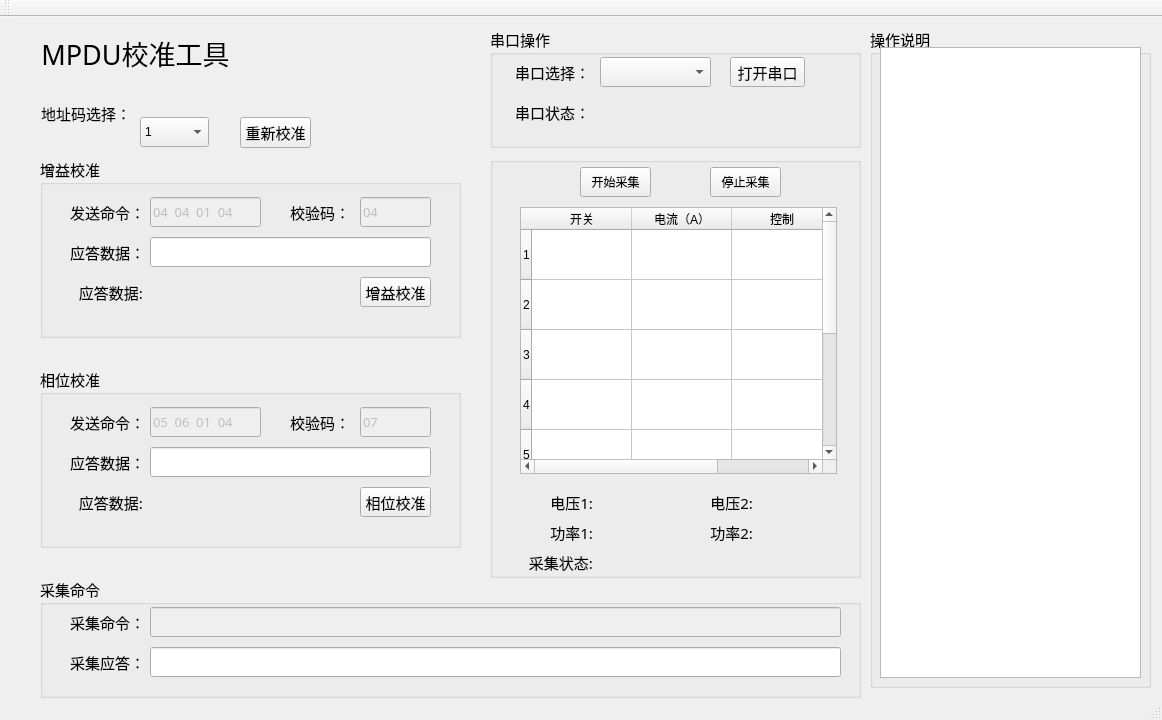
<?xml version="1.0" encoding="UTF-8"?>
<ui version="4.0">
 <class>MainWindow</class>
 <widget class="QMainWindow" name="MainWindow">
  <property name="enabled">
   <bool>true</bool>
  </property>
  <property name="geometry">
   <rect>
    <x>0</x>
    <y>0</y>
    <width>1162</width>
    <height>720</height>
   </rect>
  </property>
  <property name="minimumSize">
   <size>
    <width>1162</width>
    <height>720</height>
   </size>
  </property>
  <property name="maximumSize">
   <size>
    <width>1162</width>
    <height>720</height>
   </size>
  </property>
  <property name="windowTitle">
   <string>MainWindow</string>
  </property>
  <widget class="QWidget" name="centralWidget">
   <widget class="QLabel" name="titlelabel">
    <property name="geometry">
     <rect>
      <x>20</x>
      <y>10</y>
      <width>231</width>
      <height>51</height>
     </rect>
    </property>
    <property name="font">
     <font>
      <family>微软雅黑</family>
      <pointsize>20</pointsize>
     </font>
    </property>
    <property name="text">
     <string>MPDU校准工具</string>
    </property>
    <property name="alignment">
     <set>Qt::AlignCenter</set>
    </property>
   </widget>
   <widget class="QLabel" name="label_6">
    <property name="geometry">
     <rect>
      <x>40</x>
      <y>79</y>
      <width>91</width>
      <height>35</height>
     </rect>
    </property>
    <property name="font">
     <font>
      <family>等线</family>
      <pointsize>11</pointsize>
     </font>
    </property>
    <property name="text">
     <string>地址码选择：</string>
    </property>
    <property name="alignment">
     <set>Qt::AlignRight|Qt::AlignTrailing|Qt::AlignVCenter</set>
    </property>
   </widget>
   <widget class="QComboBox" name="comboBox_2">
    <property name="geometry">
     <rect>
      <x>140</x>
      <y>100</y>
      <width>69</width>
      <height>30</height>
     </rect>
    </property>
    <item>
     <property name="text">
      <string>1</string>
     </property>
    </item>
    <item>
     <property name="text">
      <string>2</string>
     </property>
    </item>
    <item>
     <property name="text">
      <string>3</string>
     </property>
    </item>
    <item>
     <property name="text">
      <string>4</string>
     </property>
    </item>
   </widget>
   <widget class="QGroupBox" name="groupBox">
    <property name="geometry">
     <rect>
      <x>40</x>
      <y>140</y>
      <width>421</width>
      <height>181</height>
     </rect>
    </property>
    <property name="font">
     <font>
      <family>宋体</family>
      <pointsize>11</pointsize>
     </font>
    </property>
    <property name="title">
     <string>增益校准</string>
    </property>
    <widget class="QLabel" name="label_7">
     <property name="geometry">
      <rect>
       <x>30</x>
       <y>40</y>
       <width>73</width>
       <height>30</height>
      </rect>
     </property>
     <property name="font">
      <font>
       <family>幼圆</family>
       <pointsize>11</pointsize>
      </font>
     </property>
     <property name="text">
      <string>发送命令：</string>
     </property>
    </widget>
    <widget class="QLineEdit" name="lineEdit_2">
     <property name="enabled">
      <bool>false</bool>
     </property>
     <property name="geometry">
      <rect>
       <x>110</x>
       <y>40</y>
       <width>111</width>
       <height>30</height>
      </rect>
     </property>
     <property name="font">
      <font>
       <family>仿宋</family>
       <pointsize>10</pointsize>
      </font>
     </property>
     <property name="text">
      <string>04  04  01  04</string>
     </property>
    </widget>
    <widget class="QLineEdit" name="lineEdit_3">
     <property name="enabled">
      <bool>false</bool>
     </property>
     <property name="geometry">
      <rect>
       <x>320</x>
       <y>40</y>
       <width>71</width>
       <height>30</height>
      </rect>
     </property>
     <property name="font">
      <font>
       <family>仿宋</family>
       <pointsize>10</pointsize>
      </font>
     </property>
     <property name="text">
      <string>04</string>
     </property>
    </widget>
    <widget class="QLabel" name="label_8">
     <property name="geometry">
      <rect>
       <x>250</x>
       <y>40</y>
       <width>54</width>
       <height>30</height>
      </rect>
     </property>
     <property name="font">
      <font>
       <family>幼圆</family>
       <pointsize>11</pointsize>
      </font>
     </property>
     <property name="text">
      <string>校验码：</string>
     </property>
    </widget>
    <widget class="QLineEdit" name="lineEdit_4">
     <property name="geometry">
      <rect>
       <x>110</x>
       <y>80</y>
       <width>281</width>
       <height>30</height>
      </rect>
     </property>
    </widget>
    <widget class="QLabel" name="label_9">
     <property name="geometry">
      <rect>
       <x>30</x>
       <y>80</y>
       <width>73</width>
       <height>30</height>
      </rect>
     </property>
     <property name="font">
      <font>
       <family>幼圆</family>
       <pointsize>11</pointsize>
      </font>
     </property>
     <property name="text">
      <string>应答数据：</string>
     </property>
    </widget>
    <widget class="QLabel" name="label_10">
     <property name="geometry">
      <rect>
       <x>30</x>
       <y>120</y>
       <width>73</width>
       <height>30</height>
      </rect>
     </property>
     <property name="font">
      <font>
       <family>幼圆</family>
       <pointsize>11</pointsize>
      </font>
     </property>
     <property name="text">
      <string>应答数据:</string>
     </property>
     <property name="alignment">
      <set>Qt::AlignRight|Qt::AlignTrailing|Qt::AlignVCenter</set>
     </property>
    </widget>
    <widget class="QLabel" name="label_11">
     <property name="geometry">
      <rect>
       <x>110</x>
       <y>120</y>
       <width>51</width>
       <height>30</height>
      </rect>
     </property>
     <property name="font">
      <font>
       <family>仿宋</family>
       <pointsize>11</pointsize>
       <weight>75</weight>
       <bold>true</bold>
      </font>
     </property>
     <property name="styleSheet">
      <string notr="true"/>
     </property>
     <property name="text">
      <string/>
     </property>
     <property name="alignment">
      <set>Qt::AlignCenter</set>
     </property>
    </widget>
    <widget class="QPushButton" name="pushButton_3">
     <property name="geometry">
      <rect>
       <x>320</x>
       <y>120</y>
       <width>71</width>
       <height>30</height>
      </rect>
     </property>
     <property name="text">
      <string>增益校准</string>
     </property>
    </widget>
   </widget>
   <widget class="QGroupBox" name="groupBox_2">
    <property name="geometry">
     <rect>
      <x>40</x>
      <y>350</y>
      <width>421</width>
      <height>181</height>
     </rect>
    </property>
    <property name="font">
     <font>
      <family>宋体</family>
      <pointsize>11</pointsize>
     </font>
    </property>
    <property name="title">
     <string>相位校准</string>
    </property>
    <widget class="QLabel" name="label_12">
     <property name="geometry">
      <rect>
       <x>30</x>
       <y>40</y>
       <width>73</width>
       <height>30</height>
      </rect>
     </property>
     <property name="font">
      <font>
       <family>幼圆</family>
       <pointsize>11</pointsize>
      </font>
     </property>
     <property name="text">
      <string>发送命令：</string>
     </property>
    </widget>
    <widget class="QLineEdit" name="lineEdit_5">
     <property name="enabled">
      <bool>false</bool>
     </property>
     <property name="geometry">
      <rect>
       <x>110</x>
       <y>40</y>
       <width>111</width>
       <height>30</height>
      </rect>
     </property>
     <property name="font">
      <font>
       <family>仿宋</family>
       <pointsize>10</pointsize>
      </font>
     </property>
     <property name="text">
      <string>05  06  01  04</string>
     </property>
    </widget>
    <widget class="QLineEdit" name="lineEdit_6">
     <property name="enabled">
      <bool>false</bool>
     </property>
     <property name="geometry">
      <rect>
       <x>320</x>
       <y>40</y>
       <width>71</width>
       <height>30</height>
      </rect>
     </property>
     <property name="font">
      <font>
       <family>仿宋</family>
       <pointsize>10</pointsize>
      </font>
     </property>
     <property name="text">
      <string>07</string>
     </property>
    </widget>
    <widget class="QLabel" name="label_13">
     <property name="geometry">
      <rect>
       <x>250</x>
       <y>40</y>
       <width>54</width>
       <height>30</height>
      </rect>
     </property>
     <property name="font">
      <font>
       <family>幼圆</family>
       <pointsize>11</pointsize>
      </font>
     </property>
     <property name="text">
      <string>校验码：</string>
     </property>
    </widget>
    <widget class="QLineEdit" name="lineEdit_7">
     <property name="geometry">
      <rect>
       <x>110</x>
       <y>80</y>
       <width>281</width>
       <height>30</height>
      </rect>
     </property>
    </widget>
    <widget class="QLabel" name="label_14">
     <property name="geometry">
      <rect>
       <x>30</x>
       <y>80</y>
       <width>73</width>
       <height>30</height>
      </rect>
     </property>
     <property name="font">
      <font>
       <family>幼圆</family>
       <pointsize>11</pointsize>
      </font>
     </property>
     <property name="text">
      <string>应答数据：</string>
     </property>
    </widget>
    <widget class="QLabel" name="label_15">
     <property name="geometry">
      <rect>
       <x>30</x>
       <y>120</y>
       <width>73</width>
       <height>30</height>
      </rect>
     </property>
     <property name="font">
      <font>
       <family>幼圆</family>
       <pointsize>11</pointsize>
      </font>
     </property>
     <property name="text">
      <string>应答数据:</string>
     </property>
     <property name="alignment">
      <set>Qt::AlignRight|Qt::AlignTrailing|Qt::AlignVCenter</set>
     </property>
    </widget>
    <widget class="QLabel" name="label_16">
     <property name="geometry">
      <rect>
       <x>110</x>
       <y>120</y>
       <width>51</width>
       <height>30</height>
      </rect>
     </property>
     <property name="font">
      <font>
       <family>仿宋</family>
       <pointsize>11</pointsize>
       <weight>75</weight>
       <bold>true</bold>
      </font>
     </property>
     <property name="text">
      <string/>
     </property>
     <property name="alignment">
      <set>Qt::AlignCenter</set>
     </property>
    </widget>
    <widget class="QPushButton" name="pushButton_4">
     <property name="geometry">
      <rect>
       <x>320</x>
       <y>120</y>
       <width>71</width>
       <height>30</height>
      </rect>
     </property>
     <property name="text">
      <string>相位校准</string>
     </property>
    </widget>
   </widget>
   <widget class="QGroupBox" name="groupBox_3">
    <property name="geometry">
     <rect>
      <x>40</x>
      <y>560</y>
      <width>821</width>
      <height>121</height>
     </rect>
    </property>
    <property name="font">
     <font>
      <family>宋体</family>
      <pointsize>11</pointsize>
     </font>
    </property>
    <property name="title">
     <string>采集命令</string>
    </property>
    <widget class="QLabel" name="label_17">
     <property name="geometry">
      <rect>
       <x>30</x>
       <y>30</y>
       <width>73</width>
       <height>30</height>
      </rect>
     </property>
     <property name="font">
      <font>
       <family>幼圆</family>
       <pointsize>11</pointsize>
      </font>
     </property>
     <property name="text">
      <string>采集命令：</string>
     </property>
    </widget>
    <widget class="QLineEdit" name="lineEdit_8">
     <property name="enabled">
      <bool>false</bool>
     </property>
     <property name="geometry">
      <rect>
       <x>110</x>
       <y>30</y>
       <width>691</width>
       <height>30</height>
      </rect>
     </property>
     <property name="font">
      <font>
       <family>仿宋</family>
       <pointsize>10</pointsize>
       <weight>75</weight>
       <bold>true</bold>
      </font>
     </property>
     <property name="text">
      <string/>
     </property>
    </widget>
    <widget class="QLineEdit" name="lineEdit_10">
     <property name="geometry">
      <rect>
       <x>110</x>
       <y>70</y>
       <width>691</width>
       <height>30</height>
      </rect>
     </property>
    </widget>
    <widget class="QLabel" name="label_19">
     <property name="geometry">
      <rect>
       <x>30</x>
       <y>70</y>
       <width>73</width>
       <height>30</height>
      </rect>
     </property>
     <property name="font">
      <font>
       <family>幼圆</family>
       <pointsize>11</pointsize>
      </font>
     </property>
     <property name="text">
      <string>采集应答：</string>
     </property>
    </widget>
    <zorder>label_17</zorder>
    <zorder>lineEdit_8</zorder>
    <zorder>lineEdit_10</zorder>
    <zorder>label_19</zorder>
    <zorder>lineEdit_11</zorder>
    <zorder>lineEdit_11</zorder>
   </widget>
   <widget class="QGroupBox" name="groupBox_4">
    <property name="geometry">
     <rect>
      <x>490</x>
      <y>10</y>
      <width>371</width>
      <height>121</height>
     </rect>
    </property>
    <property name="font">
     <font>
      <family>宋体</family>
      <pointsize>11</pointsize>
     </font>
    </property>
    <property name="title">
     <string>串口操作</string>
    </property>
    <widget class="QLabel" name="label">
     <property name="geometry">
      <rect>
       <x>0</x>
       <y>30</y>
       <width>100</width>
       <height>30</height>
      </rect>
     </property>
     <property name="font">
      <font>
       <family>幼圆</family>
       <pointsize>11</pointsize>
       <weight>50</weight>
       <bold>false</bold>
      </font>
     </property>
     <property name="text">
      <string>串口选择：</string>
     </property>
     <property name="alignment">
      <set>Qt::AlignRight|Qt::AlignTrailing|Qt::AlignVCenter</set>
     </property>
    </widget>
    <widget class="QComboBox" name="comboBox">
     <property name="geometry">
      <rect>
       <x>110</x>
       <y>30</y>
       <width>111</width>
       <height>30</height>
      </rect>
     </property>
    </widget>
    <widget class="QPushButton" name="pushButton_2">
     <property name="geometry">
      <rect>
       <x>240</x>
       <y>30</y>
       <width>75</width>
       <height>30</height>
      </rect>
     </property>
     <property name="text">
      <string>打开串口</string>
     </property>
    </widget>
    <widget class="QLabel" name="label_3">
     <property name="geometry">
      <rect>
       <x>0</x>
       <y>70</y>
       <width>100</width>
       <height>30</height>
      </rect>
     </property>
     <property name="font">
      <font>
       <family>幼圆</family>
       <pointsize>11</pointsize>
       <weight>50</weight>
       <bold>false</bold>
      </font>
     </property>
     <property name="text">
      <string>串口状态：</string>
     </property>
     <property name="alignment">
      <set>Qt::AlignRight|Qt::AlignTrailing|Qt::AlignVCenter</set>
     </property>
    </widget>
    <widget class="QLabel" name="label_2">
     <property name="geometry">
      <rect>
       <x>110</x>
       <y>70</y>
       <width>111</width>
       <height>30</height>
      </rect>
     </property>
     <property name="styleSheet">
      <string notr="true"/>
     </property>
     <property name="text">
      <string/>
     </property>
    </widget>
   </widget>
   <widget class="QGroupBox" name="groupBox_5">
    <property name="geometry">
     <rect>
      <x>490</x>
      <y>140</y>
      <width>371</width>
      <height>421</height>
     </rect>
    </property>
    <property name="title">
     <string/>
    </property>
    <widget class="QTableWidget" name="tableWidget">
     <property name="geometry">
      <rect>
       <x>30</x>
       <y>50</y>
       <width>317</width>
       <height>267</height>
      </rect>
     </property>
     <attribute name="horizontalHeaderMinimumSectionSize">
      <number>30</number>
     </attribute>
     <attribute name="verticalHeaderMinimumSectionSize">
      <number>50</number>
     </attribute>
     <row>
      <property name="text">
       <string>1</string>
      </property>
     </row>
     <row>
      <property name="text">
       <string>2</string>
      </property>
     </row>
     <row>
      <property name="text">
       <string>3</string>
      </property>
     </row>
     <row>
      <property name="text">
       <string>4</string>
      </property>
     </row>
     <row>
      <property name="text">
       <string>5</string>
      </property>
     </row>
     <row>
      <property name="text">
       <string>6</string>
      </property>
     </row>
     <row>
      <property name="text">
       <string>7</string>
      </property>
     </row>
     <row>
      <property name="text">
       <string>8</string>
      </property>
     </row>
     <column>
      <property name="text">
       <string>开关</string>
      </property>
     </column>
     <column>
      <property name="text">
       <string>电流（A）</string>
      </property>
     </column>
     <column>
      <property name="text">
       <string>控制</string>
      </property>
     </column>
    </widget>
    <widget class="QLabel" name="label_25">
     <property name="geometry">
      <rect>
       <x>270</x>
       <y>360</y>
       <width>54</width>
       <height>30</height>
      </rect>
     </property>
     <property name="font">
      <font>
       <family>仿宋</family>
       <pointsize>11</pointsize>
       <weight>75</weight>
       <bold>true</bold>
      </font>
     </property>
     <property name="text">
      <string/>
     </property>
     <property name="alignment">
      <set>Qt::AlignCenter</set>
     </property>
    </widget>
    <widget class="QLabel" name="label_23">
     <property name="geometry">
      <rect>
       <x>110</x>
       <y>360</y>
       <width>54</width>
       <height>30</height>
      </rect>
     </property>
     <property name="font">
      <font>
       <family>仿宋</family>
       <pointsize>11</pointsize>
       <weight>75</weight>
       <bold>true</bold>
      </font>
     </property>
     <property name="text">
      <string/>
     </property>
     <property name="alignment">
      <set>Qt::AlignCenter</set>
     </property>
    </widget>
    <widget class="QLabel" name="label_27">
     <property name="geometry">
      <rect>
       <x>110</x>
       <y>390</y>
       <width>54</width>
       <height>30</height>
      </rect>
     </property>
     <property name="font">
      <font>
       <family>仿宋</family>
       <pointsize>11</pointsize>
       <weight>75</weight>
       <bold>true</bold>
      </font>
     </property>
     <property name="text">
      <string/>
     </property>
     <property name="alignment">
      <set>Qt::AlignCenter</set>
     </property>
    </widget>
    <widget class="QLabel" name="label_18">
     <property name="geometry">
      <rect>
       <x>110</x>
       <y>330</y>
       <width>54</width>
       <height>30</height>
      </rect>
     </property>
     <property name="font">
      <font>
       <family>仿宋</family>
       <pointsize>11</pointsize>
       <weight>75</weight>
       <bold>true</bold>
      </font>
     </property>
     <property name="text">
      <string/>
     </property>
     <property name="alignment">
      <set>Qt::AlignCenter</set>
     </property>
    </widget>
    <widget class="QLabel" name="label_21">
     <property name="geometry">
      <rect>
       <x>270</x>
       <y>330</y>
       <width>54</width>
       <height>30</height>
      </rect>
     </property>
     <property name="font">
      <font>
       <family>仿宋</family>
       <pointsize>11</pointsize>
       <weight>75</weight>
       <bold>true</bold>
      </font>
     </property>
     <property name="text">
      <string/>
     </property>
     <property name="alignment">
      <set>Qt::AlignCenter</set>
     </property>
    </widget>
    <widget class="QLabel" name="label_20">
     <property name="geometry">
      <rect>
       <x>30</x>
       <y>330</y>
       <width>73</width>
       <height>30</height>
      </rect>
     </property>
     <property name="font">
      <font>
       <family>幼圆</family>
       <pointsize>11</pointsize>
      </font>
     </property>
     <property name="text">
      <string>电压1:</string>
     </property>
     <property name="alignment">
      <set>Qt::AlignRight|Qt::AlignTrailing|Qt::AlignVCenter</set>
     </property>
    </widget>
    <widget class="QLabel" name="label_24">
     <property name="geometry">
      <rect>
       <x>30</x>
       <y>360</y>
       <width>73</width>
       <height>30</height>
      </rect>
     </property>
     <property name="font">
      <font>
       <family>幼圆</family>
       <pointsize>11</pointsize>
      </font>
     </property>
     <property name="text">
      <string>功率1:</string>
     </property>
     <property name="alignment">
      <set>Qt::AlignRight|Qt::AlignTrailing|Qt::AlignVCenter</set>
     </property>
    </widget>
    <widget class="QLabel" name="label_22">
     <property name="geometry">
      <rect>
       <x>190</x>
       <y>330</y>
       <width>73</width>
       <height>30</height>
      </rect>
     </property>
     <property name="font">
      <font>
       <family>幼圆</family>
       <pointsize>11</pointsize>
      </font>
     </property>
     <property name="text">
      <string>电压2:</string>
     </property>
     <property name="alignment">
      <set>Qt::AlignRight|Qt::AlignTrailing|Qt::AlignVCenter</set>
     </property>
    </widget>
    <widget class="QLabel" name="label_28">
     <property name="geometry">
      <rect>
       <x>30</x>
       <y>390</y>
       <width>73</width>
       <height>30</height>
      </rect>
     </property>
     <property name="font">
      <font>
       <family>幼圆</family>
       <pointsize>11</pointsize>
      </font>
     </property>
     <property name="text">
      <string>采集状态:</string>
     </property>
     <property name="alignment">
      <set>Qt::AlignRight|Qt::AlignTrailing|Qt::AlignVCenter</set>
     </property>
    </widget>
    <widget class="QLabel" name="label_26">
     <property name="geometry">
      <rect>
       <x>190</x>
       <y>360</y>
       <width>73</width>
       <height>30</height>
      </rect>
     </property>
     <property name="font">
      <font>
       <family>幼圆</family>
       <pointsize>11</pointsize>
      </font>
     </property>
     <property name="text">
      <string>功率2:</string>
     </property>
     <property name="alignment">
      <set>Qt::AlignRight|Qt::AlignTrailing|Qt::AlignVCenter</set>
     </property>
    </widget>
    <widget class="QPushButton" name="pushButton_6">
     <property name="geometry">
      <rect>
       <x>220</x>
       <y>10</y>
       <width>71</width>
       <height>30</height>
      </rect>
     </property>
     <property name="text">
      <string>停止采集</string>
     </property>
    </widget>
    <widget class="QPushButton" name="pushButton_5">
     <property name="geometry">
      <rect>
       <x>90</x>
       <y>10</y>
       <width>71</width>
       <height>30</height>
      </rect>
     </property>
     <property name="text">
      <string>开始采集</string>
     </property>
    </widget>
   </widget>
   <widget class="QGroupBox" name="groupBox_6">
    <property name="geometry">
     <rect>
      <x>870</x>
      <y>10</y>
      <width>281</width>
      <height>661</height>
     </rect>
    </property>
    <property name="font">
     <font>
      <family>宋体</family>
      <pointsize>11</pointsize>
     </font>
    </property>
    <property name="title">
     <string>操作说明</string>
    </property>
    <widget class="QTextEdit" name="textEdit">
     <property name="enabled">
      <bool>true</bool>
     </property>
     <property name="geometry">
      <rect>
       <x>10</x>
       <y>20</y>
       <width>261</width>
       <height>631</height>
      </rect>
     </property>
     <property name="font">
      <font>
       <family>04b_21</family>
       <pointsize>12</pointsize>
      </font>
     </property>
     <property name="html">
      <string>&lt;!DOCTYPE HTML PUBLIC &quot;-//W3C//DTD HTML 4.0//EN&quot; &quot;http://www.w3.org/TR/REC-html40/strict.dtd&quot;&gt;
&lt;html&gt;&lt;head&gt;&lt;meta name=&quot;qrichtext&quot; content=&quot;1&quot; /&gt;&lt;style type=&quot;text/css&quot;&gt;
p, li { white-space: pre-wrap; }
&lt;/style&gt;&lt;/head&gt;&lt;body style=&quot; font-family:'04b_21'; font-size:12pt; font-weight:400; font-style:normal;&quot;&gt;
&lt;p style=&quot;-qt-paragraph-type:empty; margin-top:0px; margin-bottom:0px; margin-left:0px; margin-right:0px; -qt-block-indent:0; text-indent:0px;&quot;&gt;&lt;br /&gt;&lt;/p&gt;&lt;/body&gt;&lt;/html&gt;</string>
     </property>
    </widget>
   </widget>
   <widget class="QPushButton" name="pushButton_7">
    <property name="geometry">
     <rect>
      <x>240</x>
      <y>100</y>
      <width>71</width>
      <height>31</height>
     </rect>
    </property>
    <property name="font">
     <font>
      <family>宋体</family>
      <pointsize>11</pointsize>
     </font>
    </property>
    <property name="text">
     <string>重新校准</string>
    </property>
   </widget>
  </widget>
  <widget class="QMenuBar" name="menuBar">
   <property name="geometry">
    <rect>
     <x>0</x>
     <y>0</y>
     <width>1162</width>
     <height>23</height>
    </rect>
   </property>
  </widget>
  <widget class="QToolBar" name="mainToolBar">
   <attribute name="toolBarArea">
    <enum>TopToolBarArea</enum>
   </attribute>
   <attribute name="toolBarBreak">
    <bool>false</bool>
   </attribute>
  </widget>
  <widget class="QStatusBar" name="statusBar"/>
 </widget>
 <layoutdefault spacing="6" margin="11"/>
 <resources/>
 <connections/>
</ui>
